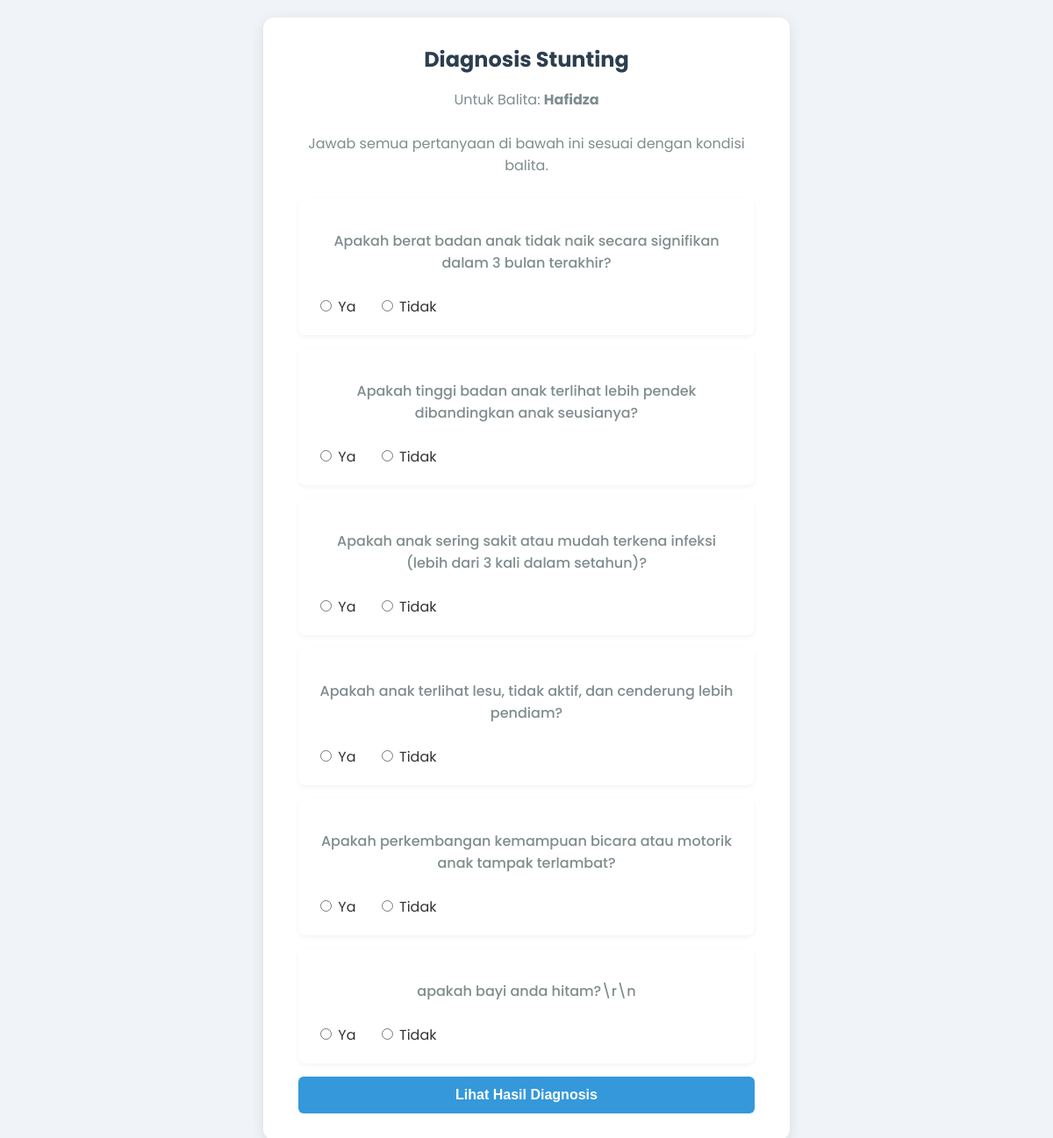
Screenshot of /diagnosis.php?id_balita=3 (signed in) with the database file from the repository.
### tables this page shows
CREATE TABLE `balita` (
  `id_balita` int(11) NOT NULL,
  `id_user` int(11) NOT NULL,
  `nama_balita` varchar(100) NOT NULL,
  `tanggal_lahir` date NOT NULL,
  `jenis_kelamin` enum('Laki-laki','Perempuan') NOT NULL,
  `alamat` text DEFAULT NULL
);

CREATE TABLE `pertanyaan` (
  `id_pertanyaan` int(11) NOT NULL,
  `kode_gejala` varchar(5) NOT NULL,
  `teks_pertanyaan` text NOT NULL
);

### diagnosis.php (the view, shortened to what this page needs)
<?php
require 'config/database.php';
$id_balita = $_GET['id_balita'];
$id_user = $_SESSION['id_user'];
$query_cek = "SELECT * FROM balita WHERE id_balita = $id_balita AND id_user = $id_user";
$result_cek = mysqli_query($koneksi, $query_cek);
$data_balita = mysqli_fetch_assoc($result_cek);
$query_pertanyaan = "SELECT id_pertanyaan, kode_gejala, teks_pertanyaan FROM pertanyaan ORDER BY id_pertanyaan";
$result_pertanyaan = mysqli_query($koneksi, $query_pertanyaan);
?>
<!DOCTYPE html>
<html lang="id">
<head>
    <link rel="stylesheet" href="assets/style.css">
</head>
<body>
<div class="container">
    <div class="form-card">
        <h2>Diagnosis Stunting</h2>
        <p>Untuk Balita: <strong><?php echo htmlspecialchars($data_balita['nama_balita']); ?></strong></p>
        <p>Jawab semua pertanyaan di bawah ini sesuai dengan kondisi balita.</p>
        <form action="proses_diagnosis.php?id_balita=<?php echo $id_balita; ?>" method="POST">
            <?php
            while ($pertanyaan = mysqli_fetch_assoc($result_pertanyaan)) :
            ?>
            <div class="question-card">
                <p class="question-text"><?php echo htmlspecialchars($pertanyaan['teks_pertanyaan']); ?></p>
                <div class="radio-group">
                    <label>
                        <input type="radio" name="jawaban[<?php echo $pertanyaan['kode_gejala']; ?>]" value="ya" required> Ya
                    </label>
                    <label>
                        <input type="radio" name="jawaban[<?php echo $pertanyaan['kode_gejala']; ?>]" value="tidak" required> Tidak
                    </label>
                </div>
            </div>
            <?php endwhile; ?>
            <button type="submit" class="btn">Lihat Hasil Diagnosis</button>
        </form>
    </div>
</div>
</body>
</html>

### assets/style.css (style rules this page uses)
body { font-family: 'Poppins', sans-serif; background-color: #f0f4f8; color: #333; display: flex; justify-content: center; align-items: center; min-height: 100vh; margin: 0; padding: 20px; box-sizing: border-box; }
.container { width: 100%; max-width: 600px; }
.form-card { background-color: #ffffff; padding: 30px 40px; border-radius: 12px; box-shadow: 0 4px 15px rgba(0, 0, 0, 0.1); }
.form-card h2 { text-align: center; color: #2c3e50; margin-top: 0; margin-bottom: 10px; }
.form-card p { text-align: center; color: #7f8c8d; margin-bottom: 25px; }
.btn { width: 100%; padding: 12px; border: none; border-radius: 6px; background-color: #3498db; color: #ffffff; font-size: 16px; font-weight: 600; cursor: pointer; transition: background-color 0.3s; }

### diagnosis.php (style rules this page uses)
.question-card { background-color: #fff; padding: 20px; border-radius: 8px; margin-bottom: 15px; box-shadow: 0 2px 5px rgba(0,0,0,0.05); }
.question-text { font-weight: 500; margin-bottom: 10px; }
.radio-group label { margin-right: 20px; }

### rows the page displays
balita: nama_balita "Hafidza"
pertanyaan: teks_pertanyaan "Apakah berat badan anak tidak naik secara signifikan dalam 3 bulan terakhir?"
pertanyaan: teks_pertanyaan "Apakah tinggi badan anak terlihat lebih pendek dibandingkan anak seusianya?"
pertanyaan: teks_pertanyaan "Apakah anak sering sakit atau mudah terkena infeksi (lebih dari 3 kali dalam setahun)?"
pertanyaan: teks_pertanyaan "Apakah anak terlihat lesu, tidak aktif, dan cenderung lebih pendiam?"
pertanyaan: teks_pertanyaan "Apakah perkembangan kemampuan bicara atau motorik anak tampak terlambat?"
pertanyaan: teks_pertanyaan "apakah bayi anda hitam?\\r\\n"
